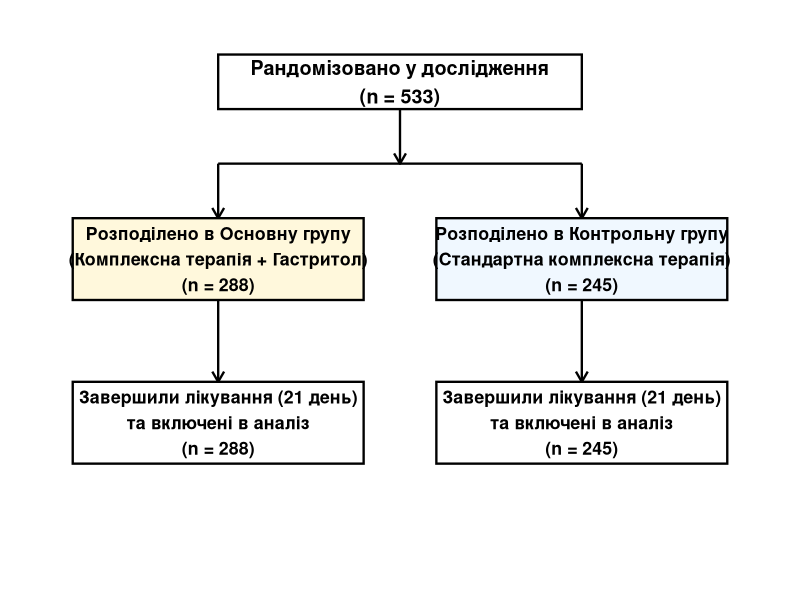

This chart was generated by the following R code:
# ==============================================================================
# Проєкт: Клінічна оцінка лікарського засобу Гастритол
# Скрипт: 06_consort_flow_diagram.R
# Призначення: Побудова блок-схеми дизайну дослідження (CONSORT Flow Diagram)
# ==============================================================================

library(ggplot2)

# Створюємо директорію
dir.create("results/figures", recursive = TRUE, showWarnings = FALSE)

# Налаштування кольорів та розмірів
box_color <- "black"
box_fill <- "white"
text_size <- 4.5

p_consort <- ggplot() +
  theme_void() + # Порожній фон
  scale_x_continuous(limits = c(0, 100)) +
  scale_y_continuous(limits = c(0, 100)) +
  
  # --- БЛОК 1: РАНДОМІЗАЦІЯ (Верхній) ---
  annotate("rect", xmin = 25, xmax = 75, ymin = 85, ymax = 95, 
           color = box_color, fill = box_fill, linewidth = 0.8) +
  annotate("text", x = 50, y = 90, 
           label = "Рандомізовано у дослідження\n(n = 533)", 
           size = 5, fontface = "bold") +
  
  # Стрілка вниз від Блоку 1 до розгалуження
  annotate("segment", x = 50, xend = 50, y = 85, yend = 75, 
           arrow = arrow(length = unit(0.3, "cm")), linewidth = 0.8) +
  
  # Горизонтальна лінія розгалуження
  annotate("segment", x = 25, xend = 75, y = 75, yend = 75, linewidth = 0.8) +
  
  # Стрілки вниз до груп
  annotate("segment", x = 25, xend = 25, y = 75, yend = 65, 
           arrow = arrow(length = unit(0.3, "cm")), linewidth = 0.8) +
  annotate("segment", x = 75, xend = 75, y = 75, yend = 65, 
           arrow = arrow(length = unit(0.3, "cm")), linewidth = 0.8) +
  
  # --- БЛОК 2: ОСНОВНА ГРУПА (Лівий) ---
  annotate("rect", xmin = 5, xmax = 45, ymin = 50, ymax = 65, 
           color = box_color, fill = "#FFF8DC", linewidth = 0.8) +
  annotate("text", x = 25, y = 57.5, 
           label = "Розподілено в Основну групу\n(Комплексна терапія + Гастритол)\n(n = 288)", 
           size = text_size, fontface = "bold") +
  
  # --- БЛОК 3: КОНТРОЛЬНА ГРУПА (Правий) ---
  annotate("rect", xmin = 55, xmax = 95, ymin = 50, ymax = 65, 
           color = box_color, fill = "#F0F8FF", linewidth = 0.8) +
  annotate("text", x = 75, y = 57.5, 
           label = "Розподілено в Контрольну групу\n(Стандартна комплексна терапія)\n(n = 245)", 
           size = text_size, fontface = "bold") +
  
  # Стрілки вниз до аналізу
  annotate("segment", x = 25, xend = 25, y = 50, yend = 35, 
           arrow = arrow(length = unit(0.3, "cm")), linewidth = 0.8) +
  annotate("segment", x = 75, xend = 75, y = 50, yend = 35, 
           arrow = arrow(length = unit(0.3, "cm")), linewidth = 0.8) +
  
  # --- БЛОК 4: АНАЛІЗ ОСНОВНА (Лівий нижній) ---
  annotate("rect", xmin = 5, xmax = 45, ymin = 20, ymax = 35, 
           color = box_color, fill = box_fill, linewidth = 0.8) +
  annotate("text", x = 25, y = 27.5, 
           label = "Завершили лікування (21 день)\nта включені в аналіз\n(n = 288)", 
           size = text_size, fontface = "bold") +
  
  # --- БЛОК 5: АНАЛІЗ КОНТРОЛЬ (Правий нижній) ---
  annotate("rect", xmin = 55, xmax = 95, ymin = 20, ymax = 35, 
           color = box_color, fill = box_fill, linewidth = 0.8) +
  annotate("text", x = 75, y = 27.5, 
           label = "Завершили лікування (21 день)\nта включені в аналіз\n(n = 245)", 
           size = text_size, fontface = "bold")

# Зберігаємо малюнок
ggsave("results/figures/Figure_1_CONSORT_Flow_Diagram.png", plot = p_consort, 
       width = 10, height = 7, dpi = 300, bg = "white")

message("Блок-схему успішно згенеровано та збережено як Figure_1_CONSORT_Flow_Diagram.png")
# ==============================================================================
